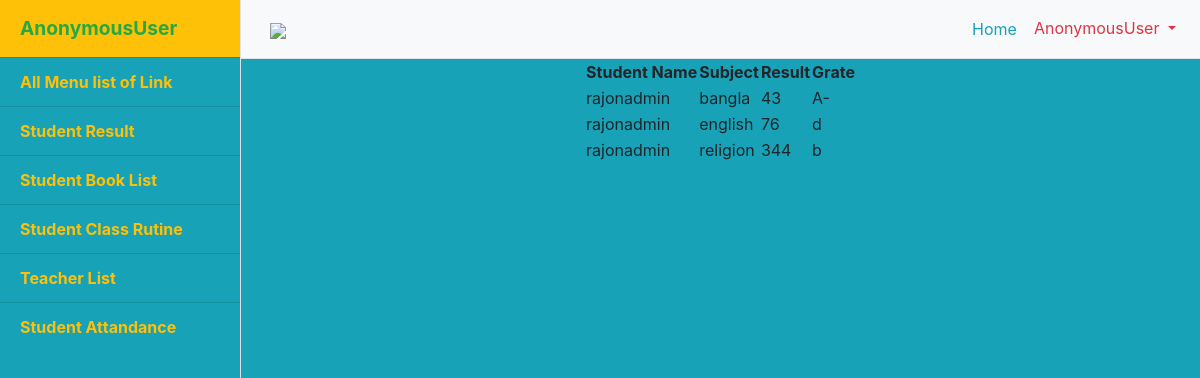
The page /stdresult/ on the database as committed earlier.
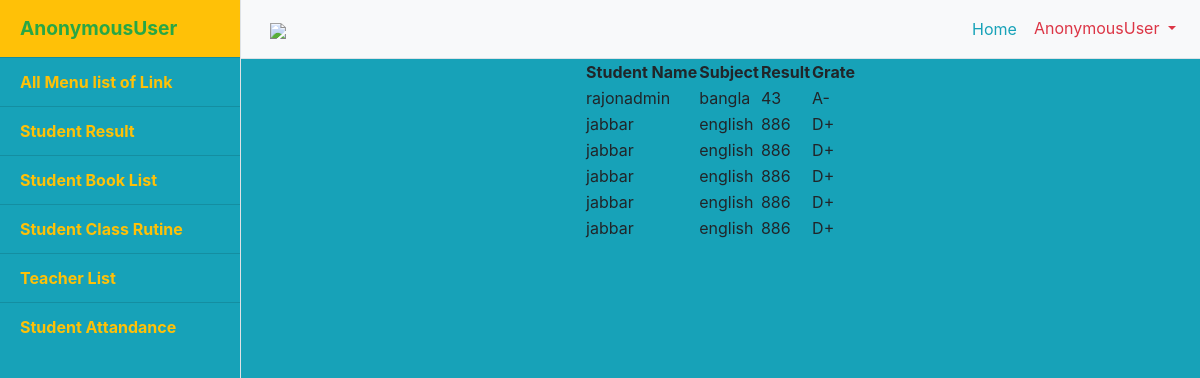
The same page on the database as committed later.
### projectapp/models.py (models this page shows, shortened)
class stdresult(models.Model):
    user = models.ForeignKey(User, on_delete=models.CASCADE, related_name="stdresultt")
    stdsubjectentry = models.ForeignKey(Stdsubjectentry, on_delete=models.CASCADE, related_name="stdresultd")
    result_point = models.CharField(max_length=30)
    grate = models.CharField(max_length=30)

class Stdsubjectentry(models.Model):
    subjectnameentry = models.CharField(max_length=30)
    def __str__(self):
        return self.subjectnameentry

### projectapp/views.py (the view)
# urls.py: path('stdresult/', views.stdresultpage, name='stdresult'),
def stdresultpage(request):
	result = stdresult.objects.all()
	return render(request, 'stdresult.html', {'result':result})

### templates/stdresult.html (shortened to what this page needs)
{% load static %}
<!DOCTYPE html>
<html lang="en">
<head>
  <link rel="stylesheet" type="text/css" href="http://ajax.aspnetcdn.com/ajax/jquery.dataTables/1.9.4/css/jquery.dataTables.css">
     <link rel="stylesheet" href="https://stackpath.bootstrapcdn.com/bootstrap/4.3.1/css/bootstrap.min.css">
  <link href="{% static 'dashboard/vendor/bootstrap/css/bootstrap.min.css' %}" rel="stylesheet">
  <link href="{%static 'dashboard/css/simple-sidebar.css' %}" rel="stylesheet">
  <link rel="stylesheet" href="https://stackpath.bootstrapcdn.com/bootstrap/4.3.1/css/bootstrap.min.css">
   <link rel="stylesheet" href="https://cdnjs.cloudflare.com/ajax/libs/font-awesome/4.7.0/css/font-awesome.min.css">
</head>
<body class="bg-info">
  <div class="d-flex" id="wrapper">
              {% include 'sidebar.html' %}
<div class="container">
 <div class="row">
        <div class="col-md-12">
  <center>
  <table id="example">
    <thead>
      <tr>
        <th>Student Name</th>
        <th>Subject</th>
        <th>Result</th>
        <th>Grate</th>
      </tr>
    </thead>
    {% for result in result %}
      <tr>
        <td>{{ result.user}}</td>
        <td>{{ result.stdsubjectentry}}</td>
        <td>{{ result.result_point}}</td>
        <td>{{ result.grate}}</td>
      </tr>
      {% endfor %}
  </table>
  </center>
</div>
</div>
</div>
  </div>
</body>
</html>

### templates/sidebar.html (shortened to what this page needs)
{% load static %}
    <div class="bg-info border-right" id="sidebar-wrapper">
      <div class="sidebar-heading bg-warning text-success"><b>{{user}}</b></div>
      <div class="list-group list-group-flush">
      <a href="{{'/'}}" class="list-group-item list-group-item-action text-warning bg-info"><b>All Menu list of Link</b></a>
      <a href="/stdresult" class="list-group-item list-group-item-action text-warning bg-info">
        <b>Student Result</b></a>
      <a href="{{'/stdbook'}}" class="list-group-item list-group-item-action text-warning bg-info"> <b>
        Student Book List</b> </a>
        <a href="{{'/stdclassrutin'}}" class="list-group-item list-group-item-action  text-warning bg-info">
         <b>Student Class Rutine</b></a>
        <a href="{{'/stdteacherlist'}}" class="list-group-item list-group-item-action text-warning bg-info">
          <b>Teacher List</b></a>
        <a href="#" class="list-group-item list-group-item-action  text-warning bg-info">
          <b>Student Attandance</b></a>
      </div>
    </div>
    <div id="page-content-wrapper">
      <nav class="navbar navbar-expand-lg navbar-light bg-light border-bottom">
        <button class="btn" id="menu-toggle">
          <img src="{%static 'image_icon/tir.ping' %}" hight="45px"
          width="40px" class="img-responsive">
        </button>
        <div class="collapse navbar-collapse" id="navbarSupportedContent">
          <ul class="navbar-nav ml-auto mt-2 mt-lg-0">
            <li class="nav-item active">
              <a class="nav-link btn text-info" href="{{'/'}}">Home <span class="sr-only">(current)</span></a>
            </li>
            <li class="nav-item dropdown">
              <a class="nav-link dropdown-toggle text-danger" href="#" id="navbarDropdown" role="button" data-toggle="dropdown" aria-haspopup="true" aria-expanded="false">
                {{user}}
              </a>
            </li>
          </ul>
        </div>
      </nav>

### static/dashboard/css/simple-sidebar.css (style rules this page uses)
body { overflow-x: hidden; }
#sidebar-wrapper { min-height: 100vh; margin-left: -15rem; -webkit-transition: margin .25s ease-out; -moz-transition: margin .25s ease-out; -o-transition: margin .25s ease-out; transition: margin .25s ease-out; }
#sidebar-wrapper .sidebar-heading { padding: 0.875rem 1.25rem; font-size: 1.2rem; }
#sidebar-wrapper .list-group { width: 15rem; }
#page-content-wrapper { min-width: 100vw; }
@media (min-width: 768px) { #sidebar-wrapper { margin-left: 0; } }
@media (min-width: 768px) { #page-content-wrapper { min-width: 0; width: 100%; } }

Rows that differ between the two databases and show on the page:
removed stdresult: user "rajonadmin", stdsubjectentry "english", result_point "76", grate "d"
removed stdresult: user "rajonadmin", stdsubjectentry "religion", result_point "344", grate "b"
added stdresult: user "jabbar", stdsubjectentry "english", result_point "886", grate "D+"
added stdresult: user "jabbar", stdsubjectentry "english", result_point "886", grate "D+"
added stdresult: user "jabbar", stdsubjectentry "english", result_point "886", grate "D+"
added stdresult: user "jabbar", stdsubjectentry "english", result_point "886", grate "D+"
added stdresult: user "jabbar", stdsubjectentry "english", result_point "886", grate "D+"
